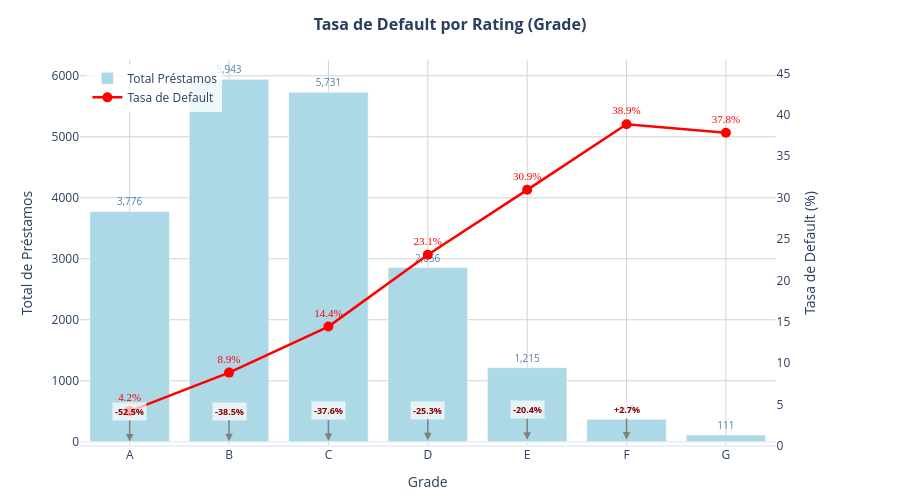

This figure's notebook cell:
### Markdown cell above
### 7.2 Tasa de Default por Grade

La calificacion (Grade) es uno de los predictores mas intuitivos del riesgo
de default. LendingClub asigna grades de A (menor riesgo) a G (mayor riesgo)
basandose en el historial crediticio del solicitante.

**Hipotesis:** A medida que empeora el grade, la tasa de default deberia
aumentar monotonicamente.

### Code cell
# import plotly.graph_objects as go
# from plotly.subplots import make_subplots

# Preparar datos
df_acc["grade"] = pd.Categorical(df_acc["grade"], 
                                 categories=["A","B","C","D","E","F","G"], 
                                 ordered=True)
gb = df_acc.groupby("grade", observed=True)["bad_loan"].agg(["count", "mean"])
gb["mean"] *= 100

# Calcular incrementos vs siguiente grado
deltas = []
for idx in gb.index:
    delta = ""
    if idx != "G":
        next_grade = chr(ord(idx) + 1)
        if next_grade in gb.index:
            inc = (gb.loc[idx, "mean"] / gb.loc[next_grade, "mean"] - 1) * 100
            delta = f"{'+' if inc > 0 else ''}{inc:.1f}%"
    deltas.append(delta)

# Crear figura con doble eje Y
fig = make_subplots(specs=[[{"secondary_y": True}]])

# Barras
fig.add_trace(
    go.Bar(
        x=gb.index,
        y=gb["count"],
        name="Total Préstamos",
        marker_color="lightblue",
        text=[f"{int(c):,}" for c in gb["count"]],
        textposition="outside",
        textfont=dict(size=10, color="steelblue"),
        hovertemplate="<b>Grade %{x}</b><br>" +
                      "Préstamos: %{y:,}<br>" +
                      "<extra></extra>"
    ),
    secondary_y=False
)

# Línea de tasa de default
fig.add_trace(
    go.Scatter(
        x=gb.index,
        y=gb["mean"],
        name="Tasa de Default",
        mode="lines+markers+text",
        marker=dict(size=10, color="red", symbol="circle"),
        line=dict(color="red", width=2.5),
        text=[f"{m:.1f}%" for m in gb["mean"]],
        textposition="top center",
        textfont=dict(size=11, color="red", family="Arial Black"),
        hovertemplate="<b>Grade %{x}</b><br>" +
                      "Default: %{y:.1f}%<br>" +
                      "<extra></extra>"
    ),
    secondary_y=True
)

# Configurar layout
fig.update_layout(
    title=dict(
        text="<b>Tasa de Default por Rating (Grade)</b>",
        font=dict(size=16),
        x=0.5,
        xanchor="center"
    ),
    hovermode="x unified",
    legend=dict(
        yanchor="top",
        y=0.99,
        xanchor="left",
        x=0.01,
        bgcolor="rgba(255, 255, 255, 0.8)"
    ),
    template="plotly_white",
    width=900,
    height=500,
    margin=dict(t=60, b=40)
)

# Eje Y izquierdo (barras)
fig.update_yaxes(
    title_text="Total de Préstamos",
    secondary_y=False,
    gridcolor="lightgray",
    showgrid=True
)

# Eje Y derecho (línea)
fig.update_yaxes(
    title_text="Tasa de Default (%)",
    secondary_y=True,
    gridcolor="rgba(0,0,0,0)",
    showgrid=False,
    range=[0, max(gb["mean"]) * 1.2]  # Margen superior para etiquetas
)

# Eje X
fig.update_xaxes(
    title_text="Grade",
    gridcolor="lightgray"
)

# Agregar anotaciones con delta vs siguiente grado
annotations = []
for i, (idx, row) in enumerate(gb.iterrows()):
    if deltas[i]:
        annotations.append(dict(
            x=idx,
            y=row["mean"],
            text=f"<b>{deltas[i]}</b>",
            showarrow=True,
            arrowhead=2,
            arrowsize=1,
            arrowwidth=1.5,
            arrowcolor="gray",
            ax=0,
            ay=-30,
            font=dict(size=9, color="darkred"),
            bgcolor="rgba(255,255,255,0.7)",
            borderpad=2
        ))

fig.update_layout(annotations=annotations)

# Mostrar gráfico interactivo
fig.show()

# --- Reporte en consola mejorado ---
print("\n" + "="*60)
print("📊 TASA DE DEFAULT POR GRADE")
print("="*60)
print(f"{'Grade':<8} {'Préstamos':>10} {'Default':>10} {'vs Siguiente':>15}")
print("-"*60)

for i, (idx, row) in enumerate(gb.iterrows()):
    delta_str = deltas[i] if deltas[i] else "N/A (último)"
    print(f"  {idx:<6} {int(row['count']):>10,} {row['mean']:>9.1f}% {delta_str:>15}")

# Calcular estadísticas adicionales
default_range = gb["mean"].max() - gb["mean"].min()
correlation = gb["mean"].corr(pd.Series(range(len(gb)), index=gb.index))

print("\n" + "-"*60)
print(f"📈 Rango de default: {default_range:.1f}% (de {gb['mean'].min():.1f}% a {gb['mean'].max():.1f}%)")
print(f"📈 Correlación ordinal: {correlation:.3f}")
print(f"📈 Ratio G/A: {gb.loc['G','mean']/gb.loc['A','mean']:.1f}x más defaults en G vs A")
print("\n✅ CONCLUSIÓN: La tasa de default aumenta progresivamente de Grade A a Grade G,")
print("   confirmando que el rating es un factor predictivo fundamental.")
print("   Cada degradación de grado incrementa significativamente el riesgo de default.")
print("="*60)

### Figure 1 — Plotly figure (JSON) as saved in the notebook; plotly's stock layout.template omitted (floating-point values rounded to 4 significant figures)
{"data": [{"hovertemplate": "<b>Grade %{x}</b><br>Préstamos: %{y:,}<br><extra></extra>", "marker": {"color": "lightblue"}, "name": "Total Préstamos", "text": ["3,776", "5,943", "5,731", "2,856", "1,215", "368", "111"], "textfont": {"color": "steelblue", "size": 10}, "textposition": "outside", "type": "bar", "x": ["A", "B", "C", "D", "E", "F", "G"], "xaxis": "x", "y": [3776, 5943, 5731, 2856, 1215, 368, 111], "yaxis": "y"}, {"hovertemplate": "<b>Grade %{x}</b><br>Default: %{y:.1f}%<br><extra></extra>", "line": {"color": "red", "width": 2.5}, "marker": {"color": "red", "size": 10, "symbol": "circle"}, "mode": "lines+markers+text", "name": "Tasa de Default", "text": ["4.2%", "8.9%", "14.4%", "23.1%", "30.9%", "38.9%", "37.8%"], "textfont": {"color": "red", "family": "Arial Black", "size": 11}, "textposition": "top center", "type": "scatter", "x": ["A", "B", "C", "D", "E", "F", "G"], "xaxis": "x", "y": [4.211, 8.868, 14.43, 23.11, 30.95, 38.86, 37.84], "yaxis": "y2"}], "layout": {"annotations": [{"arrowcolor": "gray", "arrowhead": 2, "arrowsize": 1, "arrowwidth": 1.5, "ax": 0, "ay": -30, "bgcolor": "rgba(255,255,255,0.7)", "borderpad": 2, "font": {"color": "darkred", "size": 9}, "showarrow": true, "text": "<b>-52.5%</b>", "x": "A", "y": 4.211}, {"arrowcolor": "gray", "arrowhead": 2, "arrowsize": 1, "arrowwidth": 1.5, "ax": 0, "ay": -30, "bgcolor": "rgba(255,255,255,0.7)", "borderpad": 2, "font": {"color": "darkred", "size": 9}, "showarrow": true, "text": "<b>-38.5%</b>", "x": "B", "y": 8.868}, {"arrowcolor": "gray", "arrowhead": 2, "arrowsize": 1, "arrowwidth": 1.5, "ax": 0, "ay": -30, "bgcolor": "rgba(255,255,255,0.7)", "borderpad": 2, "font": {"color": "darkred", "size": 9}, "showarrow": true, "text": "<b>-37.6%</b>", "x": "C", "y": 14.43}, {"arrowcolor": "gray", "arrowhead": 2, "arrowsize": 1, "arrowwidth": 1.5, "ax": 0, "ay": -30, "bgcolor": "rgba(255,255,255,0.7)", "borderpad": 2, "font": {"color": "darkred", "size": 9}, "showarrow": true, "text": "<b>-25.3%</b>", "x": "D", "y": 23.11}, {"arrowcolor": "gray", "arrowhead": 2, "arrowsize": 1, "arrowwidth": 1.5, "ax": 0, "ay": -30, "bgcolor": "rgba(255,255,255,0.7)", "borderpad": 2, "font": {"color": "darkred", "size": 9}, "showarrow": true, "text": "<b>-20.4%</b>", "x": "E", "y": 30.95}, {"arrowcolor": "gray", "arrowhead": 2, "arrowsize": 1, "arrowwidth": 1.5, "ax": 0, "ay": -30, "bgcolor": "rgba(255,255,255,0.7)", "borderpad": 2, "font": {"color": "darkred", "size": 9}, "showarrow": true, "text": "<b>+2.7%</b>", "x": "F", "y": 38.86}], "height": 500, "hovermode": "x unified", "legend": {"bgcolor": "rgba(255, 255, 255, 0.8)", "x": 0.01, "xanchor": "left", "y": 0.99, "yanchor": "top"}, "margin": {"b": 40, "t": 60}, "title": {"font": {"size": 16}, "text": "<b>Tasa de Default por Rating (Grade)</b>", "x": 0.5, "xanchor": "center"}, "width": 900, "xaxis": {"anchor": "y", "domain": [0, 0.94], "gridcolor": "lightgray", "title": {"text": "Grade"}}, "yaxis": {"anchor": "x", "domain": [0, 1], "gridcolor": "lightgray", "showgrid": true, "title": {"text": "Total de Préstamos"}}, "yaxis2": {"anchor": "x", "gridcolor": "rgba(0,0,0,0)", "overlaying": "y", "range": [0, 46.63], "showgrid": false, "side": "right", "title": {"text": "Tasa de Default (%)"}}}}
